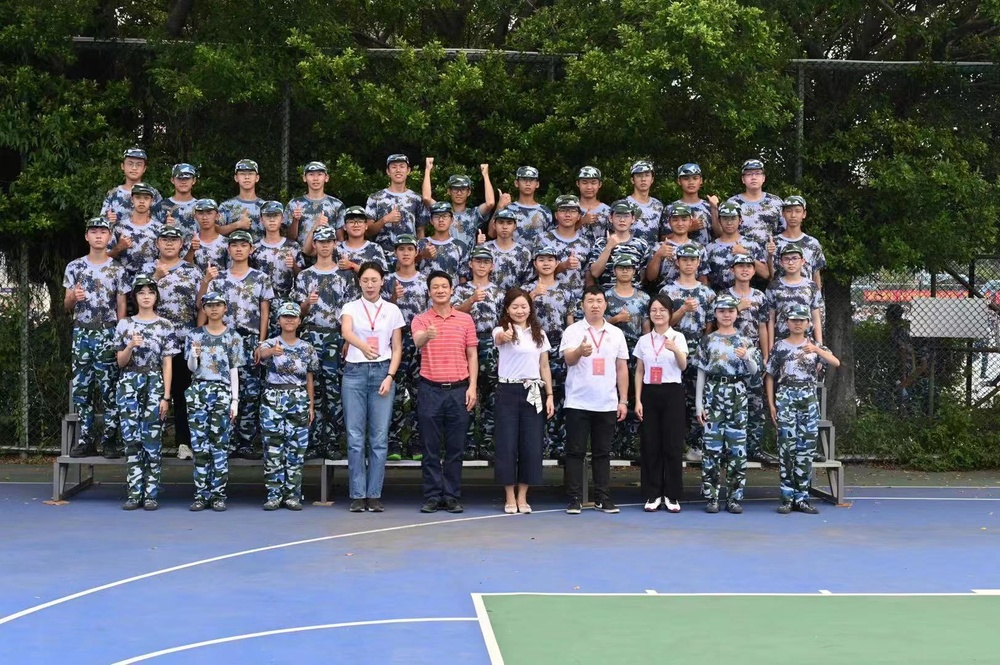
#> input picture gray_histogram/gdut.jpg, 1000 x 665 px, shrunk from 1623 x 1080 before the run
$ python gray.py
#> lines starting #> are read from the running program, lines starting #| are printed output that depends on the picture
import numpy as np
import cv2 as cv
from matplotlib import pyplot as plt
img = cv.imread('gdut.jpg',0)
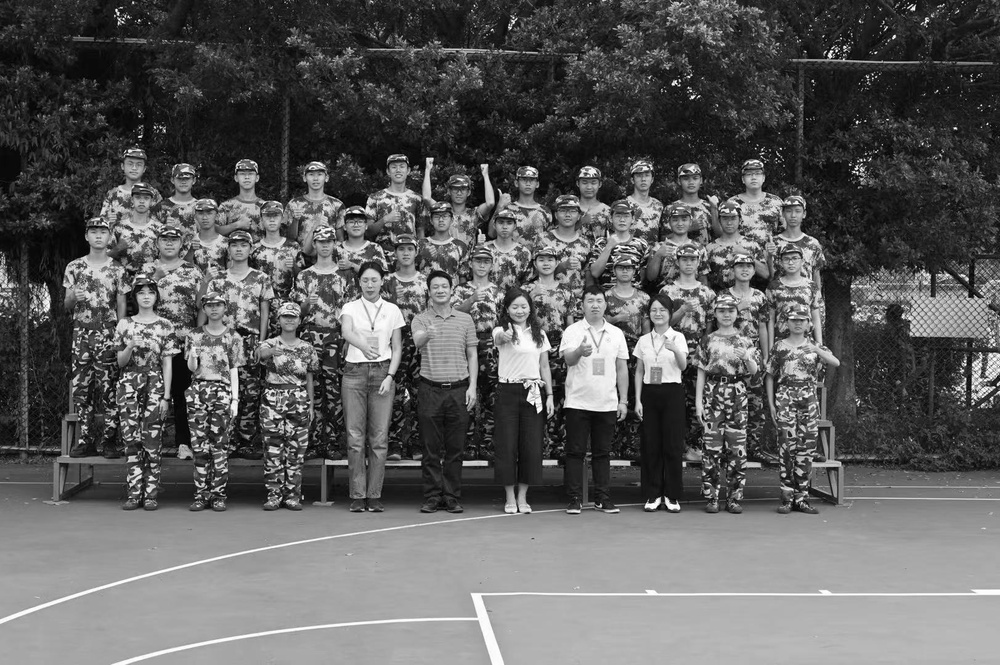
#> img: shape (665, 1000); min 0, max 255, mean 94.9
equ=cv.equalizeHist(img)
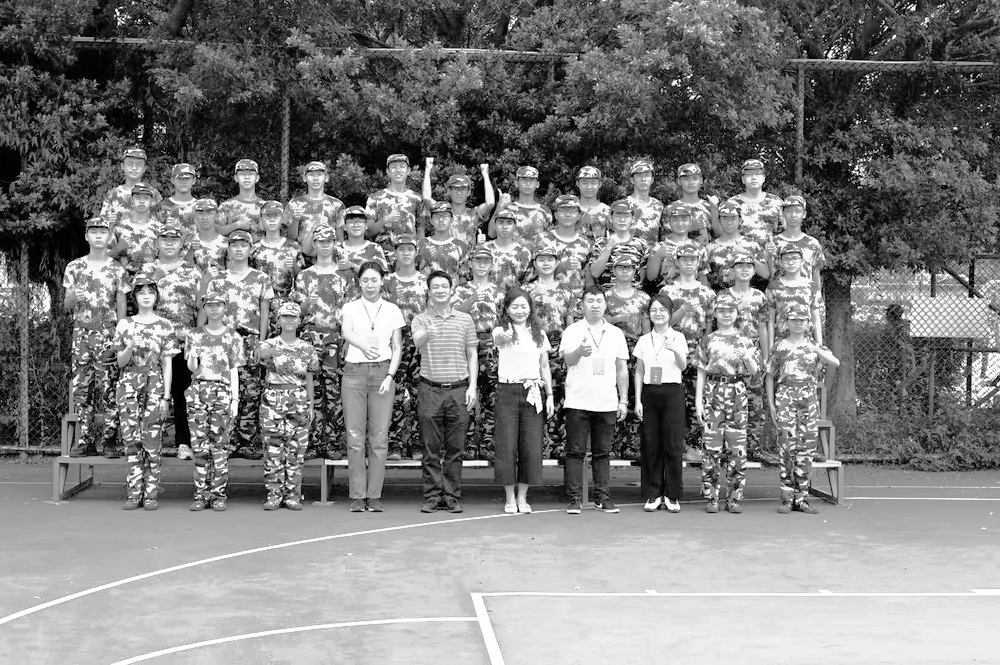
#> equ: shape (665, 1000); min 0, max 255, mean 128.4
res = np.hstack((img,equ)) #stacking images side-by-side
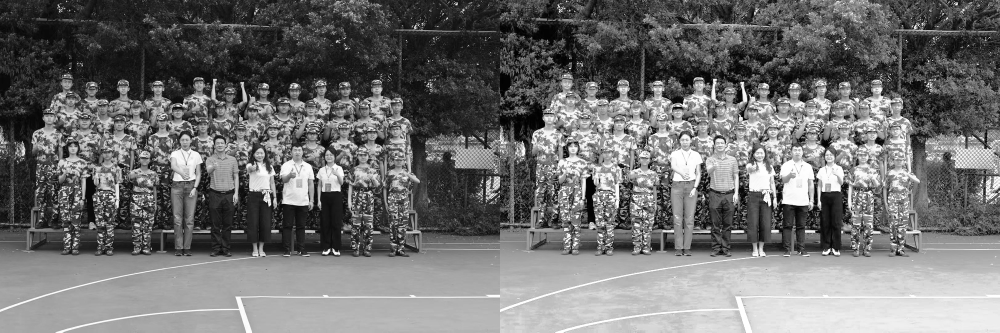
#> res: shape (665, 2000) (shown at 1/2 size); min 0, max 255, mean 111.6
hist,bins = np.histogram(img.flatten(),256,[0,256])
#> hist = 256 values, max 9929 at index 166, min 51 at index 1, mean 2597.7; bins = 257 values from 0 to 256
e,b = np.histogram(equ.flatten(),256,[0,256])
#> e = 256 values, max 9929 at index 204, min 0 at index 4, mean 2597.7; b = 257 values from 0 to 256

for i in e:
    print(i)
#> this loop made 256 passes
#> i on passes 1 to 3: 1201, 1651, 1507
#| 1201
#| 1651
#| 1507
#| 4801
#| 0
#| 2670
#| 3294
#| 3732
#> (further printed lines are left out)
print(e.ndim)
#| 1
print(hist.ndim)
#| 1
print(equ,type(equ),equ.ndim)
#> (printed output is left out)
cv.imwrite('res.jpg',res)
cdf = hist.cumsum()
#> cdf = 256 values from 62 to 665000
cdf_normalized = cdf * float(hist.max()) / cdf.max()
#> cdf_normalized = 256 values from 0.926 to 9929
plt.plot(cdf_normalized, color = 'b')
plt.hist(img.flatten(),256,[0,256], color = 'r')
plt.xlim([0,256])
plt.legend(('cdf','histogram'), loc = 'upper left')
plt.show()
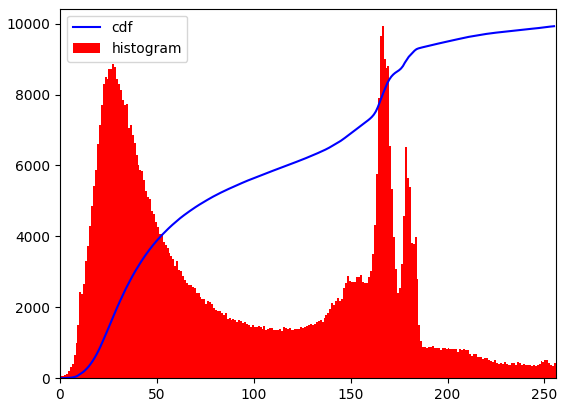
#> figure drawn by matplotlib, 1 panel; tallest bar 9929 high, from x = 166 to 167; curve peaks at x = 255, y = 9929
